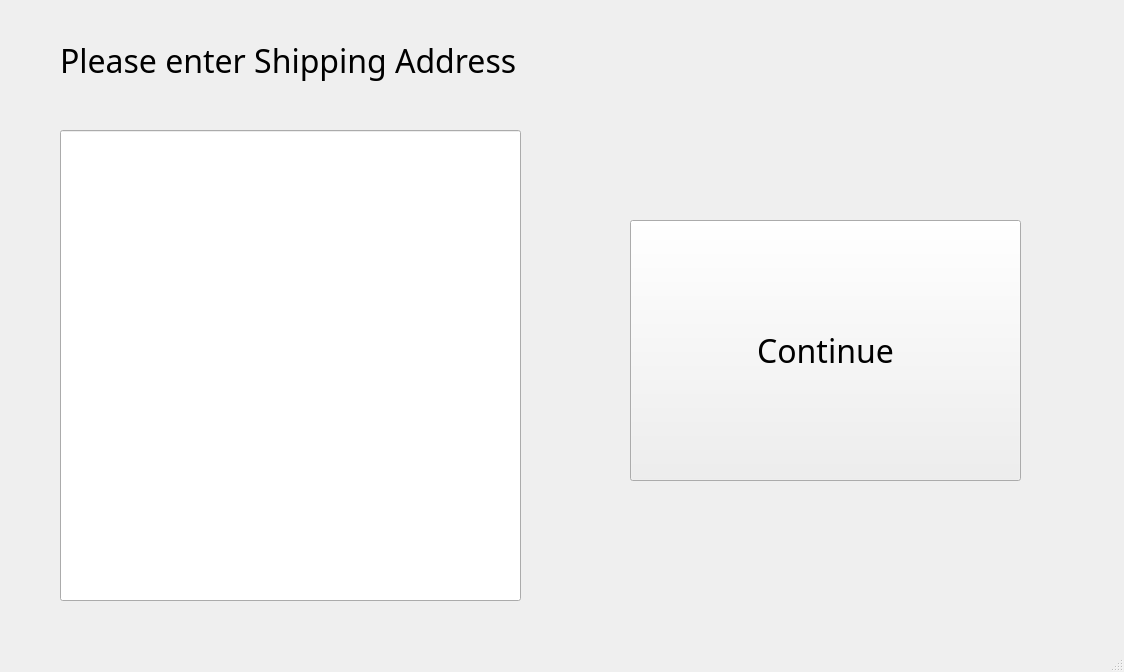
<?xml version="1.0" encoding="UTF-8"?>
<ui version="4.0">
 <class>gui_address</class>
 <widget class="QMainWindow" name="gui_address">
  <property name="geometry">
   <rect>
    <x>0</x>
    <y>0</y>
    <width>1124</width>
    <height>672</height>
   </rect>
  </property>
  <property name="windowTitle">
   <string>MainWindow</string>
  </property>
  <widget class="QWidget" name="centralwidget">
   <widget class="QLineEdit" name="lineEdit">
    <property name="geometry">
     <rect>
      <x>60</x>
      <y>130</y>
      <width>461</width>
      <height>471</height>
     </rect>
    </property>
   </widget>
   <widget class="QLabel" name="label">
    <property name="geometry">
     <rect>
      <x>60</x>
      <y>10</y>
      <width>481</width>
      <height>101</height>
     </rect>
    </property>
    <property name="font">
     <font>
      <family>Sitka</family>
      <pointsize>24</pointsize>
     </font>
    </property>
    <property name="text">
     <string>Please enter Shipping Address</string>
    </property>
   </widget>
   <widget class="QPushButton" name="cont">
    <property name="geometry">
     <rect>
      <x>630</x>
      <y>220</y>
      <width>391</width>
      <height>261</height>
     </rect>
    </property>
    <property name="font">
     <font>
      <family>Sitka</family>
      <pointsize>24</pointsize>
     </font>
    </property>
    <property name="text">
     <string>Continue</string>
    </property>
   </widget>
  </widget>
  <widget class="QMenuBar" name="menubar">
   <property name="geometry">
    <rect>
     <x>0</x>
     <y>0</y>
     <width>1124</width>
     <height>26</height>
    </rect>
   </property>
  </widget>
  <widget class="QStatusBar" name="statusbar"/>
 </widget>
 <resources/>
 <connections/>
</ui>
